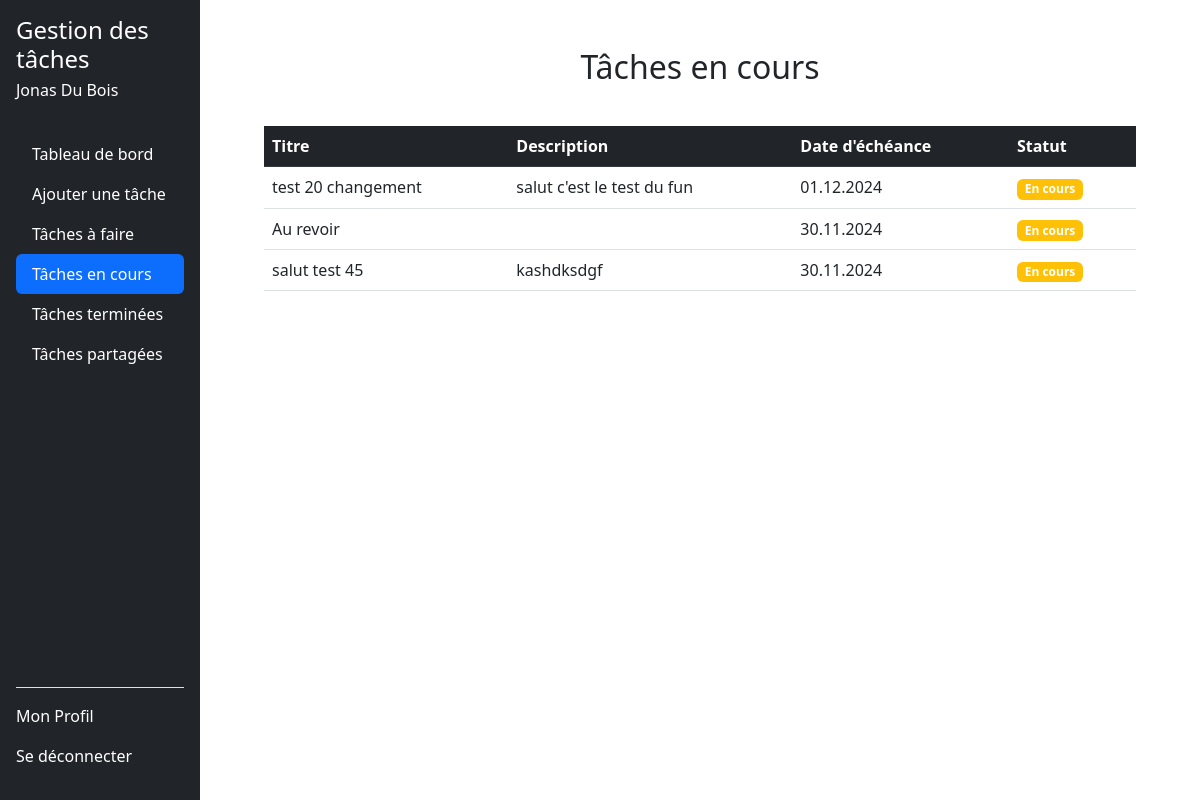
The page /taches_en_cours.php (signed in) on the database as committed earlier.
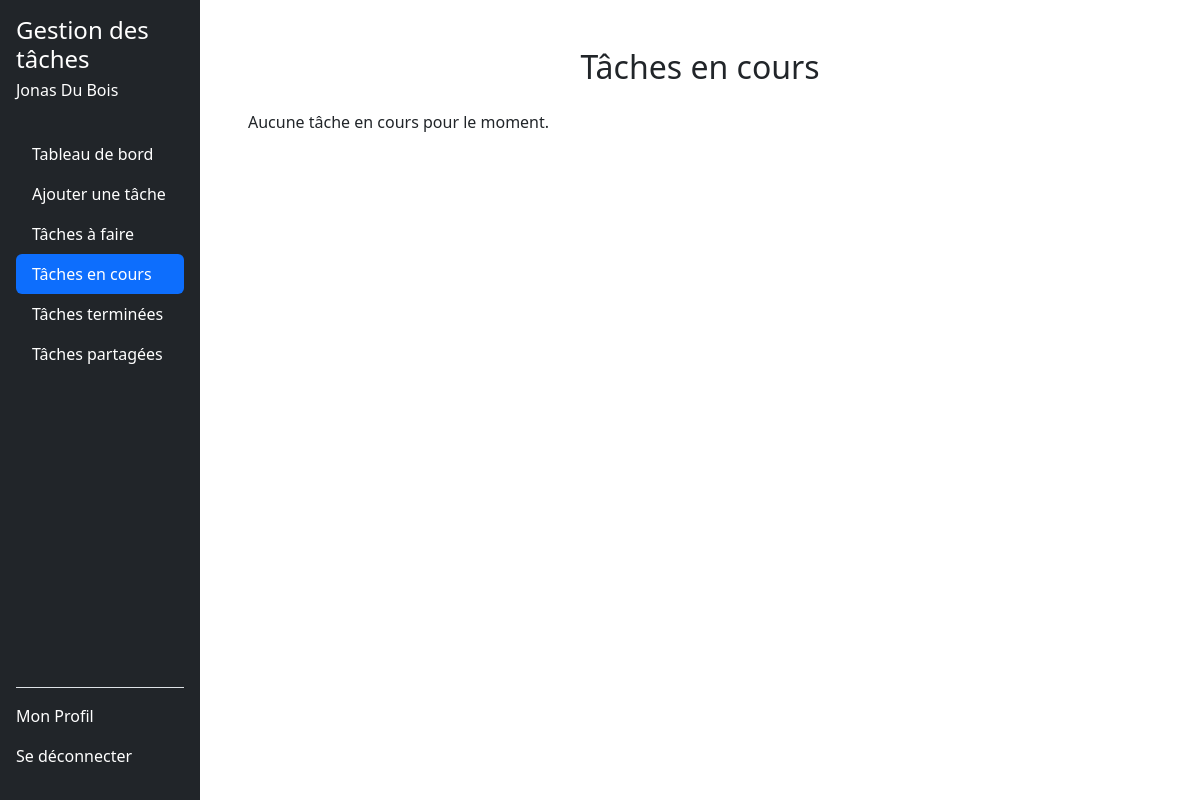
The same page on the database as committed later.
### tables this page shows
CREATE TABLE tasks (
        id INTEGER PRIMARY KEY AUTOINCREMENT,
        userId INTEGER NOT NULL,
        titre TEXT NOT NULL,
        description TEXT DEFAULT NULL,
        dateEcheance DATE DEFAULT NULL,
        statut TEXT CHECK(statut IN ('a_faire', 'en_cours', 'termine')) DEFAULT 'a_faire',
        createdAt TIMESTAMP DEFAULT CURRENT_TIMESTAMP, 
        FOREIGN KEY (userId) REFERENCES users(id) ON DELETE CASCADE
    );

### src/dbManager/DbManagerCRUD.php (called while the page is built, shortened)
<?php
class DbManagerCRUD implements I_ApiCRUD
{
    private $db;
    public function __construct()
    {
        $config = parse_ini_file(__DIR__ . '/../config/db.ini');
        $dsn = $config['dsn'];
        $username = $config['username'];
        $password = $config['password'];
        $this->db = new \PDO($dsn, $username, $password);
    }
    public function rendPersonnes(string $email): array
    {
        $sql = "SELECT * FROM users WHERE email = :email;";
        $stmt = $this->db->prepare($sql);
        $stmt->bindParam(':email', $email, \PDO::PARAM_STR);
        try {
            $stmt->execute();
            $donnees = $stmt->fetchAll(\PDO::FETCH_ASSOC);
            $tabUsers = [];
            foreach ($donnees as $donneesUser) {
                $user = new Users(
                    $donneesUser["prenom"],
                    $donneesUser["nom"],
                    $donneesUser["email"],
                    $donneesUser["noTel"],
                    $donneesUser["motDePasse"],
                    $donneesUser["id"]
                );
                $tabUsers[] = $user;
            }
            return $tabUsers;
        } catch (\PDOException $e) {
            error_log("Erreur lors de la récupération des utilisateurs : " . $e->getMessage());
            return [];
        }
    }
    public function getTasksByUserIdAndStatus($userId, $status)
    {
        try {
            $stmt = $this->db->prepare('
            SELECT t.id, t.titre, t.description, t.dateEcheance, t.statut
            FROM tasks t
            JOIN task_users tu ON t.id = tu.taskId
            WHERE tu.userId = :userId AND t.statut = :status
        ');
            $stmt->execute(['userId' => $userId, 'status' => $status]);
            $tasks = [];
            while ($taskData = $stmt->fetch(\PDO::FETCH_ASSOC)) {
                $task = new Task(
                    $taskData['titre'],
                    $taskData['description'],
                    [],
                    $taskData['dateEcheance'],
                    $taskData['statut']
                );
                $tasks[] = $task;
            }
            return $tasks;
        } catch (\PDOException $e) {
            throw new \Exception("Erreur lors de la récupération des tâches : " . $e->getMessage());
        }
    }
}

### Includes/functions.php (called while the page is built, shortened)
<?php
function getUserByEmail($email, $dbManager) {
    $userInfoArray = $dbManager->rendPersonnes($email);
    return !empty($userInfoArray) ? $userInfoArray[0] : null;
}
function getStatusBadgeClass(string $statut): string
{
    $badgeClasses = [
        'À faire' => 'bg-danger',
        'En cours' => 'bg-warning',
        'Terminé' => 'bg-success',
    ];
    return $badgeClasses[$statut] ?? 'bg-secondary';
}

### src/dbManager/Users.php (called while the page is built, shortened)
<?php
class Users {
    private $id;
    public function __construct(string $prenom, string $nom, string $email, string $noTel, string $motDePasse ,int $id = 0) {
        $this->id = $id;
    }
    public function rendId(): int {
        return (int)$this->id;
    }
}

### src/dbManager/Task.php (called while the page is built, shortened)
<?php
class Task
{
    private $titre;
    private $description;
    private $dateEcheance;
    private $statut;
    public function __construct(
        string $titre,
        string $description = null,
        array $userIds = null,
        string $dateEcheance = null,
        string $statut = 'a_faire',
        int $id = 0,
    ) {
        $this->titre = $titre;
        $this->description = $description;
        $this->dateEcheance = $dateEcheance;
        $this->statut = $statut;
    }
    private function isValidDate(string $date): bool
    {
        $d = DateTime::createFromFormat('Y-m-d', $date);
        return $d && $d->format('Y-m-d') === $date;
    }
    public function rendTitre(): string
    {
        return $this->titre;
    }
    public function rendDescription(): ?string
    {
        return $this->description;
    }
    public function getFormattedDateEcheance(): ?string
    {
        if ($this->dateEcheance) {
            $d = DateTime::createFromFormat('Y-m-d', $this->dateEcheance);
            return $d ? $d->format('d.m.Y') : null;
        }
        return null;
    }
    public function getFormattedStatut(): string
    {
        $statutTraduction = [
            'a_faire' => 'À faire',
            'en_cours' => 'En cours',
            'termine' => 'Terminé',
        ];
        return $statutTraduction[$this->statut] ?? 'Inconnu';
    }
}

### taches_en_cours.php (the view, shortened to what the changed rows need)
<?php
require_once 'includes/functions.php';
$dbManager = new DbManagerCRUD();
$email = $_SESSION['email_user'];
$userInfo = getUserByEmail($email, $dbManager);
$userId = $userInfo->rendId();
$tachesEnCours = $dbManager->getTasksByUserIdAndStatus($userId, 'en_cours');
?>
<!DOCTYPE html>
<html lang="fr">
<head>
    <link href="https://cdn.jsdelivr.net/npm/bootstrap@5.3.0-alpha3/dist/css/bootstrap.min.css" rel="stylesheet">
    <link href="style/styleSheet.css" rel="stylesheet">
</head>
<body>
    <div class="d-flex">
        <?php include 'includes/sidebar.php'; ?>
        <div class="main-content ms-auto col-md-9 col-lg-10 p-5">
        <h2 class="text-center mb-4">Tâches en cours</h2>
            <?php if (empty($tachesEnCours)): ?>
                <p>Aucune tâche en cours pour le moment.</p>
            <?php else: ?>
                <div class="table-responsive p-3">
                    <table class="table table-hover">
                            <thead>
                                <tr class="table-dark">
                                    <th scope="col">Titre</th>
                                    <th scope="col">Description</th>
                                    <th scope="col">Date d'échéance</th>
                                    <th scope="col">Statut</th>
                                </tr>
                            </thead>
                            <tbody>
                                <?php foreach ($tachesEnCours as $task): ?>
                                    <tr>
                                        <td scope="row"><?php echo htmlspecialchars($task->rendTitre()); ?></td>
                                        <td class="text-truncate" style="max-width: 200px; overflow: hidden; white-space: nowrap;"><?php echo htmlspecialchars($task->rendDescription()); ?></td>
                                        <td><?php echo htmlspecialchars($task->getFormattedDateEcheance()); ?></td>
                                        <td>
                                            <span class="badge <?php echo getStatusBadgeClass($task->getFormattedStatut()); ?> me-1">
                                                <?php echo htmlspecialchars($task->getFormattedStatut()); ?>
                                            </span>
                                        </td>
                                    </tr>
                                <?php endforeach; ?>
                            </tbody>
                        </table>
                </div>
            <?php endif; ?>
        </div>
    </div>
</body>
</html>

### Includes/sidebar.php (shortened to what the changed rows need)
<div class="col-md-3 col-lg-2 bg-dark text-white sidebar position-fixed vh-100 d-flex flex-column p-3">
    <ul class="nav nav-pills flex-column mb-auto pt-3">
    <?php
                    $navLinks = [
                        'dashboard.php' => 'Tableau de bord',
                        'ajouter_tache.php' => 'Ajouter une tâche',
                        'taches_a_faire.php' => 'Tâches à faire',
                        'taches_en_cours.php' => 'Tâches en cours',
                        'taches_terminees.php' => 'Tâches terminées',
                        'taches_partage.php' => 'Tâches partagées',
                    ];
                    foreach ($navLinks as $link => $label) {
                        $active = basename($_SERVER['PHP_SELF']) == $link ? 'active' : '';
                        echo "<li class='nav-item'>
                                <a href='$link' class='nav-link text-white $active'>$label</a>
                              </li>";
                    }
                    ?>
                </ul>
</div>

Rows that differ between the two databases and show on the page:
removed tasks: titre "test 20 changement", description "salut c'est le test du fun", dateEcheance "01.12.2024", statut "En cours"
removed tasks: titre "Au revoir", dateEcheance "30.11.2024", statut "En cours"
removed tasks: titre "salut test 45", description "kashdksdgf", dateEcheance "30.11.2024", statut "En cours"
Other text that changed with them:
text no longer shown: "Titre Description Date d'échéance Statut"
text now shown: "Aucune tâche en cours pour le moment."
